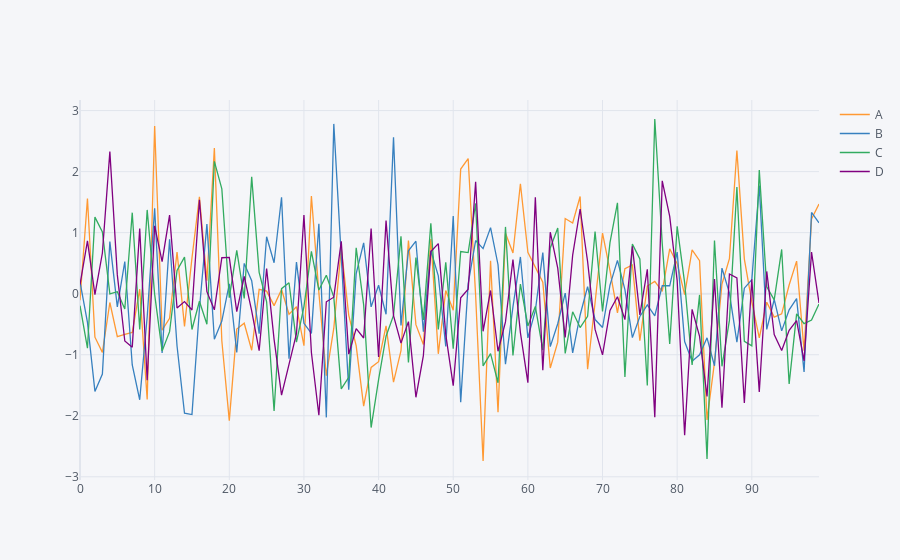

Notebook code cell kept with this figure:
### Markdown cell above
### 선 그래프(Line Plot)

### Code cell
df.iplot()
